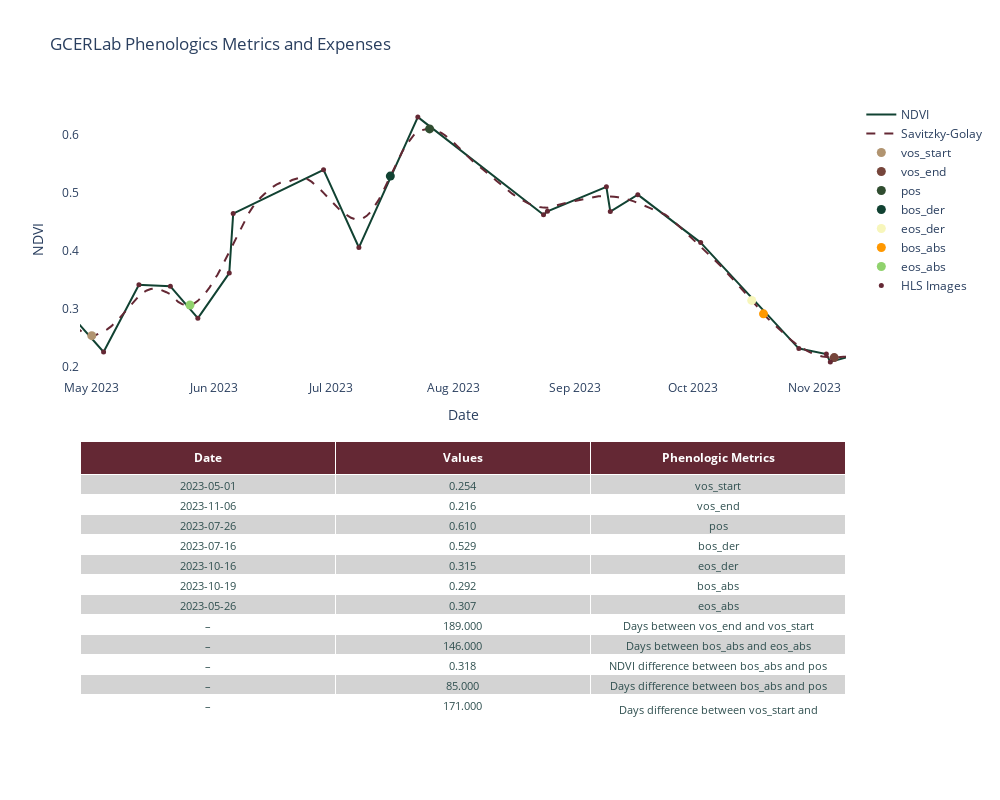

Notebook cell for this chart:
### Code cell
#Read geometry file
processador = ProcessadorGeoDataFrame(path)
vertices, geometry = processador.extrair_coordenadas(index_poligon)

#Get the time sereis NDVI
hsl = HLS(geometry, start_date, end_date)
ndvi_df = hsl.convert_to_dataframe()

#Smooth time series with NDVI
ndvi_df['savitzky_golay'] = savgol_filter(ndvi_df['ndvi'], window_size, poly_order)

#Get and VOS and POS metrics
vos_pos_analyzer = VosPosMetrics(ndvi_df, order_ndvi)
phenology_df = vos_pos_analyzer.analyze_phenology()

#Get and BOS and EOS metrics
analysis = BosEosMetrics(ndvi_df, phenology_df, 0.3)
phenology_df  = analysis.execute_analysis()

analysis_metrics = PhenologyMetrics(phenology_df, ndvi_df)
phenology_df  = analysis_metrics.derivate_metrics()

plotter = PhenologyPlotter(ndvi_df, phenology_df)
fig = plotter.plot_data()

fig.show()

### Figure 1 — Plotly figure (JSON) as saved in the notebook; plotly's stock layout.template omitted (floating-point values rounded to 4 significant figures; data arrays with more than 128 entries replaced by an {"elided": "..."} marker saying what was removed)
{"data": [{"line": {"color": "#114232"}, "mode": "lines", "name": "NDVI", "type": "scatter", "x": {"elided": "401 str values"}, "xaxis": "x", "y": {"elided": "401 float values"}, "yaxis": "y"}, {"line": {"color": "#642834", "dash": "dash"}, "mode": "lines", "name": "Savitzky-Golay", "type": "scatter", "x": {"elided": "401 str values"}, "xaxis": "x", "y": {"elided": "401 float values"}, "yaxis": "y"}, {"marker": {"color": "#B19470", "size": 9}, "mode": "markers", "name": "vos_start", "type": "scatter", "x": ["2023-05-01T00:00:00"], "xaxis": "x", "y": [0.254], "yaxis": "y"}, {"marker": {"color": "#76453B", "size": 9}, "mode": "markers", "name": "vos_end", "type": "scatter", "x": ["2023-11-06T00:00:00"], "xaxis": "x", "y": [0.2162], "yaxis": "y"}, {"marker": {"color": "#304D30", "size": 9}, "mode": "markers", "name": "pos", "type": "scatter", "x": ["2023-07-26T00:00:00"], "xaxis": "x", "y": [0.6098], "yaxis": "y"}, {"marker": {"color": "#114232", "size": 9}, "mode": "markers", "name": "bos_der", "type": "scatter", "x": ["2023-07-16T00:00:00"], "xaxis": "x", "y": [0.5286], "yaxis": "y"}, {"marker": {"color": "#F7F6BB", "size": 9}, "mode": "markers", "name": "eos_der", "type": "scatter", "x": ["2023-10-16T00:00:00"], "xaxis": "x", "y": [0.3146], "yaxis": "y"}, {"marker": {"color": "#FF9800", "size": 9}, "mode": "markers", "name": "bos_abs", "type": "scatter", "x": ["2023-10-19T00:00:00"], "xaxis": "x", "y": [0.2915], "yaxis": "y"}, {"marker": {"color": "#90D26D", "size": 9}, "mode": "markers", "name": "eos_abs", "type": "scatter", "x": ["2023-05-26T00:00:00"], "xaxis": "x", "y": [0.3068], "yaxis": "y"}, {"cells": {"align": "center", "fill": {"color": [["lightgrey", "white", "lightgrey", "white", "lightgrey", "white", "lightgrey", "white", "lightgrey", "white", "lightgrey", "white", "lightgrey", "white", "lightgrey", "white", "lightgrey", "white", "lightgrey", "white", "lightgrey", "white", "lightgrey", "white", "lightgrey", "white", "lightgrey", "white", "lightgrey", "white", "lightgrey", "white", "lightgrey", "white", "lightgrey", "white"]]}, "font": {"color": "darkslategray", "size": 11}, "values": [["2023-05-01", "2023-11-06", "2023-07-26", "2023-07-16", "2023-10-16", "2023-10-19", "2023-05-26", "–", "–", "–", "–", "–", "–", "–", "–", "–", "–", "–"], ["0.254", "0.216", "0.610", "0.529", "0.315", "0.292", "0.307", "189.000", "146.000", "0.318", "85.000", "171.000", "0.038", "164.000", "0.303", "61.000", "0.091", "22.000"], ["vos_start", "vos_end", "pos", "bos_der", "eos_der", "bos_abs", "eos_abs", "Days between vos_end and vos_start", "Days between bos_abs and eos_abs", "NDVI difference between bos_abs and pos", "Days difference between bos_abs and pos", "Days difference between vos_start and bos_abs", "NDVI difference between vos_start and bos_abs", "Days difference between vos_end and eos_abs", "NDVI difference between eos_abs and pos", "Days difference between eos_abs and pos", "NDVI difference between eos_abs and vos_end", "Count 85% percentiles days between bos_abs and eos_abs"]]}, "domain": {"x": [0, 1], "y": [0, 0.45]}, "header": {"align": "center", "fill": {"color": "#642834"}, "font": {"color": "white", "size": 12}, "values": ["<b>Date</b>", "<b>Values</b>", "<b>Phenologic Metrics</b>"]}, "type": "table"}, {"marker": {"color": "#642834", "size": 5}, "mode": "markers", "name": "HLS Images", "type": "scatter", "x": ["2022-12-03T00:00:00", "2022-12-27T00:00:00", "2022-12-28T00:00:00", "2023-01-04T00:00:00", "2023-01-05T00:00:00", "2023-01-20T00:00:00", "2023-02-05T00:00:00", "2023-02-06T00:00:00", "2023-02-13T00:00:00", "2023-02-14T00:00:00", "2023-03-25T00:00:00", "2023-03-26T00:00:00", "2023-04-18T00:00:00", "2023-04-19T00:00:00", "2023-05-04T00:00:00", "2023-05-13T00:00:00", "2023-05-21T00:00:00", "2023-05-28T00:00:00", "2023-06-05T00:00:00", "2023-06-06T00:00:00", "2023-06-29T00:00:00", "2023-07-08T00:00:00", "2023-07-23T00:00:00", "2023-08-24T00:00:00", "2023-08-25T00:00:00", "2023-09-09T00:00:00", "2023-09-10T00:00:00", "2023-09-17T00:00:00", "2023-10-03T00:00:00", "2023-10-28T00:00:00", "2023-11-04T00:00:00", "2023-11-05T00:00:00", "2023-11-28T00:00:00", "2023-11-29T00:00:00", "2023-12-06T00:00:00", "2023-12-15T00:00:00", "2023-12-22T00:00:00", "2023-12-23T00:00:00", "2023-12-30T00:00:00", "2023-12-31T00:00:00", "2024-01-07T00:00:00"], "xaxis": "x", "y": [0.3171, 0.2858, 0.3076, 0.2713, 0.2735, 0.2448, 0.2534, 0.2533, 0.2476, 0.2592, 0.356, 0.3728, 0.3743, 0.3411, 0.2259, 0.3415, 0.339, 0.284, 0.3617, 0.464, 0.5395, 0.4057, 0.6302, 0.4621, 0.4679, 0.5102, 0.4675, 0.4967, 0.4142, 0.2318, 0.2224, 0.2088, 0.2517, 0.2262, 0.2518, 0.2614, 0.2231, 0.2349, 0.2856, 0.2876, 0.2924], "yaxis": "y"}], "layout": {"height": 800, "paper_bgcolor": "#FFFFFF", "plot_bgcolor": "#FFFFFF", "title": {"text": "GCERLab Phenologics Metrics and Expenses"}, "width": 1000, "xaxis": {"anchor": "y", "domain": [0, 1], "range": ["2023-04-28T00:00:00", "2023-11-09T00:00:00"], "title": {"text": "Date"}}, "yaxis": {"anchor": "x", "domain": [0.55, 1], "title": {"text": "NDVI"}}}}
